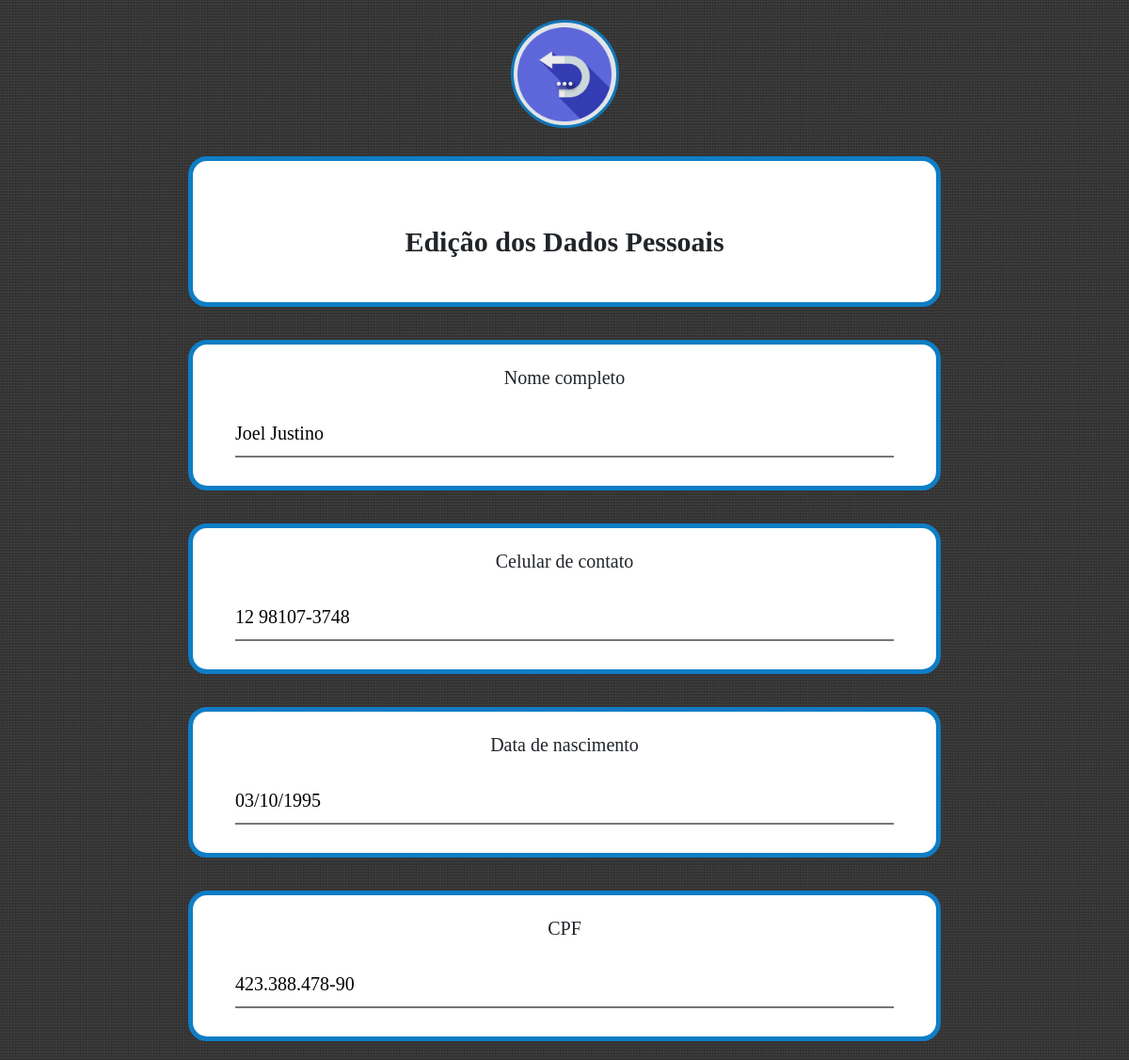
Before: /php/editar_dados/editar_usuario.php?id_pac=9 (upper part) with the older database file.
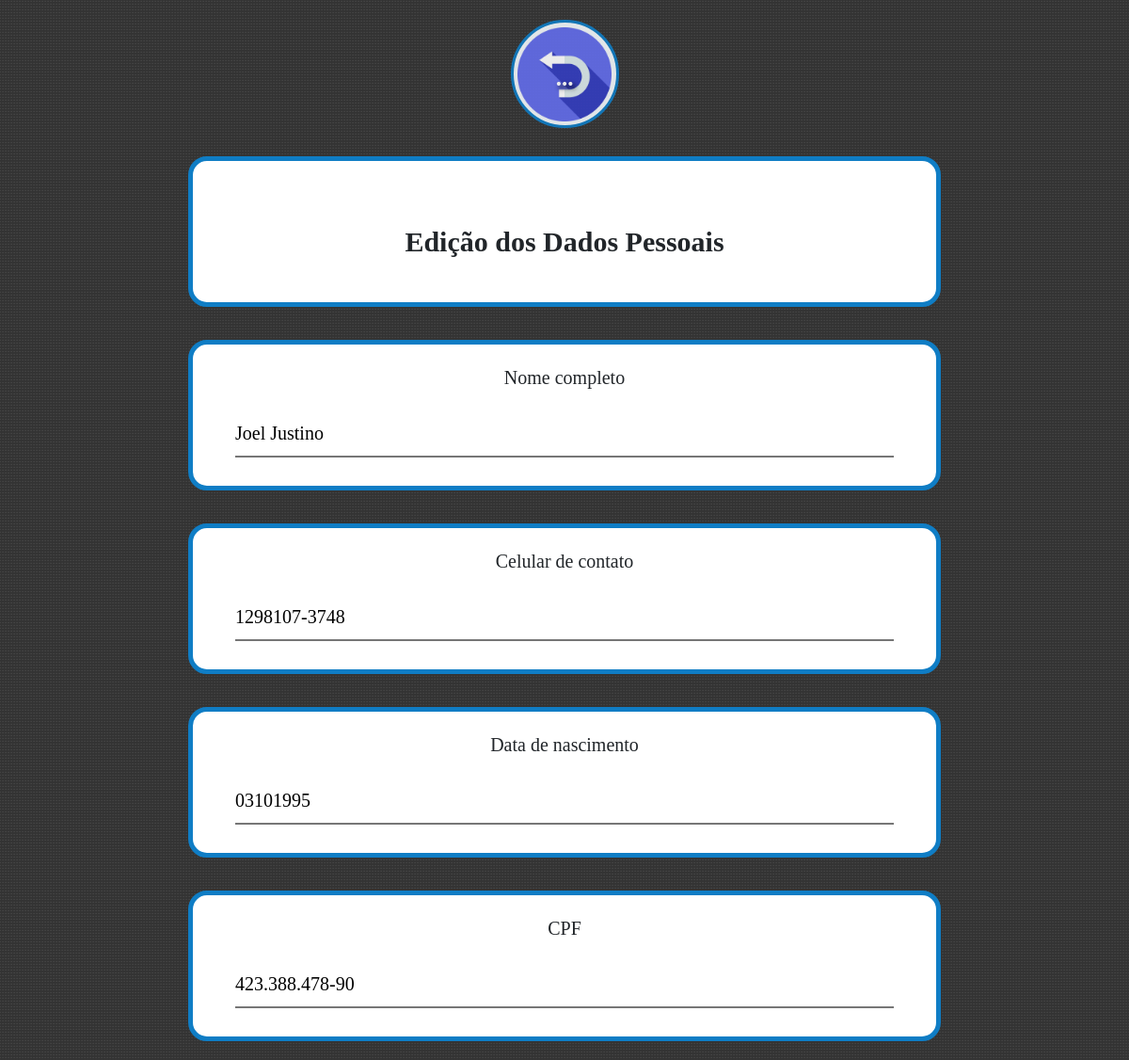
After: the same page with the newer database file.
### tables this page shows
CREATE TABLE `dados_paciente` (
  `id_pac` int(11) NOT NULL,
  `CPF` varchar(14) DEFAULT NULL,
  `nome` varchar(40) DEFAULT NULL,
  `celular` varchar(14) DEFAULT NULL,
  `idade` varchar(10) DEFAULT NULL,
  `estado_civil` varchar(30) DEFAULT NULL,
  `email` varchar(40) DEFAULT NULL,
  `work` varchar(40) DEFAULT NULL,
  `gender` varchar(10) DEFAULT NULL,
  `convenio` varchar(20) DEFAULT NULL,
  `CEP` varchar(20) DEFAULT NULL,
  `ad_number` varchar(10) DEFAULT NULL,
  `street` varchar(40) DEFAULT NULL,
  `district` varchar(40) DEFAULT NULL,
  `city` varchar(40) DEFAULT NULL,
  `state` varchar(10) DEFAULT NULL,
  `criado` varchar(30) DEFAULT NULL,
  `modificado` varchar(30) DEFAULT NULL
);

### php/editar_dados/editar_usuario.php (the view, shortened to what this page needs)
<?php
    include_once("conexao.php");
    $id_pac = filter_input(INPUT_GET, 'id_pac', FILTER_SANITIZE_NUMBER_INT);
    $result_usuario = "SELECT * FROM dados_paciente WHERE id_pac = '$id_pac'";
    $resultado_usuario = mysqli_query($conn, $result_usuario);
    $row_usuario = mysqli_fetch_assoc($resultado_usuario);
?>
<html>
    <head>
        <?php include "./header.php"; ?>
	</head>
<body>
    <div class="top">
    </div>
    <div class="middle">
        <div id="home-dashboard">
            <?php include "menu.php"; ?>
            <div id="information" class="form-group">
                <p> Edição dos Dados Pessoais </p>
            </div>
            <form method="POST"	action="./proc_edit_usuario.php">
                <div class="form-group">
                    <div class="question">
                        <p2>Nome completo</p2>
                    </div>
                    <div class="answer">
                        <input type="text" name="nome" placeholder="Seu nome" value="<?php echo $row_usuario['nome']; ?>"/>
                    </div>
                </div>
                <div class="form-group">
                    <div class="question">
                        <p2>Celular de contato</p2>
                    </div>
                    <div class="answer">
                        <input type="text" name="celular" placeholder="12 98102-6589" value="<?php echo $row_usuario['celular']; ?>" maxlength="14" onkeypress="formatar_mascara(this,'## #####-####')"/>
                    </div>
                </div>
                <div class="form-group">
                    <div class="question">
                        <p2>Data de nascimento</p2>
                    </div>
                    <div class="answer">
                        <input type="text" name="idade" placeholder="01/01/2001" value="<?php echo $row_usuario['idade']; ?>" maxlength="10" onkeypress="formatar_mascara(this,'##/##/####')"/>
                    </div>
                </div>
                <div class="form-group">
                    <div class="question">
                        <p2>CPF</p2>
                    </div>
                    <div class="answer">
                        <input type="text" name="CPF" placeholder="123.456.789-11" value="<?php echo $row_usuario['CPF']; ?>" maxlength="14" onkeypress="formatar_mascara(this,'###.###.###-##')"/>
                    </div>
                </div>
            </form>
        </div>
    </div>
</body>
</html>

Changed rows visible on the page:
changed dados_paciente "Joel Justino": celular "12 98107-3748" → "1298107-3748"; idade "03/10/1995" → "03101995"
